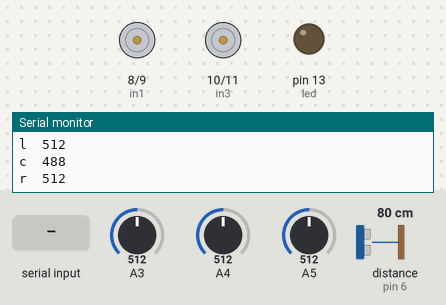
The sketch below on a simulated Arduino Uno, built with avr-gcc and run on an emulated ATmega328P. Parts: motor-driver pin pairs drawn as motors (green arrow = first pin HIGH = forward, orange = second pin HIGH = backward, longer = more drive), output pins drawn as LEDs (lit = HIGH), the last lines printed to the serial monitor. Wiring (inferred from the names in the program): ultrasonic range finder: trigger pin 2; echo pin 6. The inputs (shaded band) are chosen by the test bench; at power-on: A3 = 512, A4 = 512, A5 = 512, distance to the obstacle (sensor on pin 6) 80 cm. The echo pulse lasts 58.3 µs per cm; pins used as bus, display or sensor lines are not drawn.

Above: at 1.2 s.
1.3 s: "L" received over Serial
At 1.9 s:
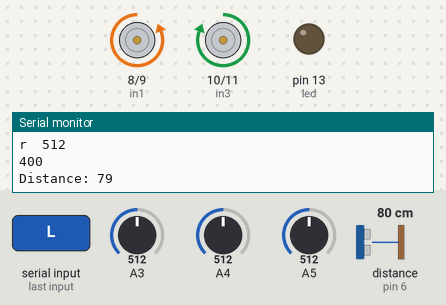
2.8 s: "R" received over Serial
At 3.4 s:
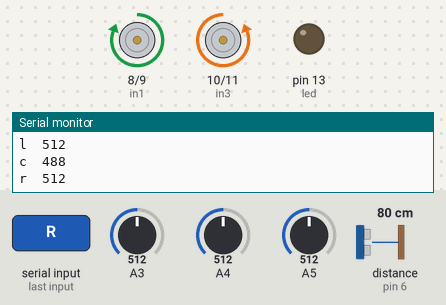
4.3 s: "G" received over Serial
At 5.4 s:
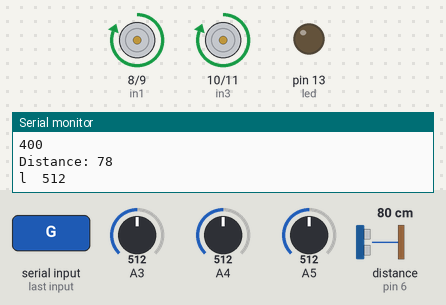
5.8 s: "H" received over Serial
At 6.9 s:
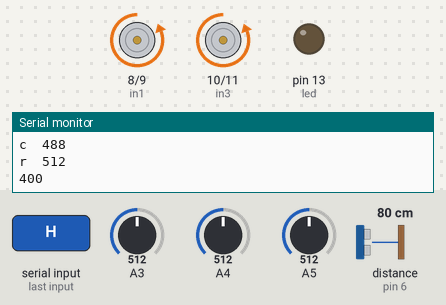
Timing chart, 0 to 8.8 s (numbered marks = the images above; inputs shaded):
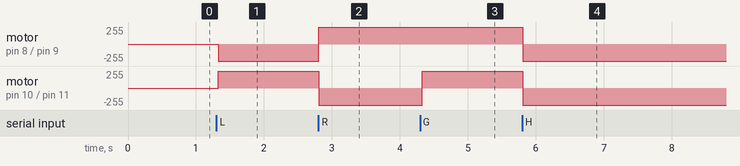

Measured:
- after the input at 1.3 s, motor on pin 8 (in1) / pin 9 (in2): stopped → backward 255/255 at once; motor on pin 10 (in3) / pin 11 (in4): stopped → forward 255/255 at once
- after the input at 2.8 s, motor on pin 8 (in1) / pin 9 (in2): backward 255/255 → forward 255/255 at once; motor on pin 10 (in3) / pin 11 (in4): forward 255/255 → backward 255/255 at once
- after the input at 4.3 s, motor on pin 10 (in3) / pin 11 (in4): backward 255/255 → forward 255/255 at once
- after the input at 5.8 s, motor on pin 8 (in1) / pin 9 (in2), motor on pin 10 (in3) / pin 11 (in4): forward 255/255 → backward 255/255 at once

The sketch:

sketch_apr21a.ino
```cpp
#include <elapsedMillis.h>


//motor A

#define in1 8
#define in2 9

//motor b

#define in3 10
#define in4 11


int r, c, l ;
const int trigPin = 2;
const int echoPin = 6;
int led = 13;
int h=2;
int b=2;
int S1=5 , S2=3; //Capital S
long duration;
int distance;
char estado ;
int spd=255;
int spd0=180;
int lfd=400;
unsigned int interval = 1000;
  elapsedMillis timeElapsed;
void setup() {
Serial.begin(9600);
pinMode(S1,OUTPUT);
pinMode(S2,OUTPUT);
pinMode(A3,INPUT);
  pinMode(A4,INPUT);
  pinMode(A5,INPUT);
 pinMode(in1, OUTPUT);
  pinMode(in2, OUTPUT);
  pinMode(in3, OUTPUT);
  pinMode(in4, OUTPUT);
  pinMode(led, OUTPUT);
pinMode(trigPin, OUTPUT); // Sets the trigPin as an Output
pinMode(echoPin, INPUT); // Sets the echoPin as an Input

}
void loop() {
// Clears the trigPin
digitalWrite(trigPin, LOW);
delayMicroseconds(2);
// Sets the trigPin on HIGH state for 10 micro seconds
digitalWrite(trigPin, HIGH);
delayMicroseconds(10);
digitalWrite(trigPin, LOW);
// Reads the echoPin, returns the sound wave travel time in microseconds
duration = pulseIn(echoPin, HIGH);
// Calculating the distance
distance= duration*0.034/2;
// Prints the distance on the Serial Monitor
Serial.print("Distance: ");
Serial.println(distance);
digitalWrite(led,LOW);
l=analogRead(A3);
c=1000-analogRead(A4);
r=analogRead(A5);
 Serial.print("l  ");
    Serial.println(analogRead(A3));
  Serial.print("c  ");
  Serial.println(1000-analogRead(A4));
  Serial.print("r  ");
  Serial.println(analogRead(A5));
   Serial.println(lfd);


if(Serial.available()>0){
estado = Serial.read();
Serial.println("bt " + estado);
}

if(estado=='L'){
 Max();
left ();

}

else if (estado=='R'){
  Max();
right ();

}
else if (estado=='G'){
  analogWrite(S1,100);
  analogWrite(S2,255);
forward ();

}
else if (estado=='I'){
  analogWrite(S2,100);
  analogWrite(S1,255);
forward ();

}
else if (estado=='H'){
  analogWrite(S1,100);
  analogWrite(S2,255);
  back();
}
else if (estado=='J'){
  analogWrite(S2,100);
  analogWrite(S1,255);
  back();
}
else if (estado=='1'){
 spd=25;
}
else if (estado=='2'){
 spd=50;
}
else if (estado=='3'){
 spd=75;
}
else if (estado=='4'){
 spd=100;
}
else if (estado=='5'){
 spd=125;
}
else if (estado=='6'){
 spd=150;
}
else if (estado=='7'){
 spd=175;
}
else if (estado=='8'){
 spd=200;
}
else if (estado=='9'){
 spd=225;
}
else if (estado=='q'){
 spd=255;
}
else if (estado=='W'){
 spd0=255;
}
else if (estado=='w'){
 spd0=210;
}
else if (estado=='U'){
 spd0=180;
}
else if (estado=='u'){
 spd0=150;
}
else if (estado=='X')
{
  lfd=200;
}
else if (estado=='x')
{
  lfd=500;
}

else if(estado=='F')
{
  Max();
forward ();

if (distance<=15)
 {


    while(timeElapsed<interval)
   {
  digitalWrite(13, HIGH);

 avoid();
   }
   timeElapsed=0;
    digitalWrite(led,LOW);
 Stop();


  }
}
else if (estado=='B')
{
  Max();
back();
}

else if (estado=='V')
{

lf ();

  }
else if (estado=='v')
{

lfd=200;
Stop();

  }
else
{
  Stop();
  }
}


void Max()
{
  analogWrite(S1,spd);
  analogWrite(S2,spd);
  }

  void forward ()
    {

     digitalWrite(in1, HIGH);
  digitalWrite(in2, LOW);
  digitalWrite(in3, HIGH);
  digitalWrite(in4, LOW);}
      void back ()
    {

      digitalWrite(in1, LOW);
  digitalWrite(in2,HIGH);
  digitalWrite(in3, LOW);
  digitalWrite(in4, HIGH);}
      void right ()
    {

      digitalWrite(in1, HIGH);
 digitalWrite(in2, LOW);
 digitalWrite(in3, LOW);
 digitalWrite(in4, HIGH);}


      void left ()
 {

     digitalWrite(in1, LOW);
  digitalWrite(in2, HIGH);
  digitalWrite(in3, HIGH);
  digitalWrite(in4, LOW);}


      void Stop ()                //care to 's' char in stop ----> capital
{
     digitalWrite(in1, LOW);
  digitalWrite(in2, LOW);
  digitalWrite(in3, LOW);
  digitalWrite(in4, LOW);}

  void avoid()
  {
     back();
      delay(500);
  right();
    delay(300);
    if (distance <20)
    {
      Stop();

   // else
  //  {
   forward();
    delay(1000);
    left();
   delay(300);
      Stop();
   /*    forward();
   delay(1000);
    left();
    delay(300);

    forward();
    delay(500);
    right();
    delay(300);
    Stop();*/
    }
    }


 void lf ()
   {
      if((c > lfd && r < lfd && l < lfd )|| (c > lfd && r> lfd && l > lfd))
  {


      analogWrite(S1,spd); analogWrite(S2,spd);
  h=1;

    forward();
     Serial.println("FFFFFF");
  }
 else if((r >lfd && c < lfd && l < lfd)||(r >lfd && c > lfd && l < lfd))
  {
   analogWrite(S1,spd0); analogWrite(S2,spd0);

   right();
    h=2;
  b=2;
 Serial.println("RRRRRRRR");

  }


  else if((l > lfd && c<lfd && r <lfd)||(l > lfd && c>lfd && r <lfd))
  {
   analogWrite(S1,spd0); analogWrite(S2,spd0);
   h=3;
  left();
  b=3;
    Serial.println("LLLLLLLLLLL");
   }

else if(c<lfd&&r<lfd&&l<lfd ||r<lfd&&l<lfd )
  {
    if (h==1)
    {  analogWrite(S1,spd0); analogWrite(S2,spd0);
     if (b==2)
     {
      left();

   }
   else if (b==3)
   {
    right ();
   }
     Serial.println("EEEEEEE1111111");
  delay(1);
     }

    if (h==2)
    {  analogWrite(S1,spd0); analogWrite(S2,spd0);


   left();
   Serial.println("EEEEEEEEEE222222222");
 // delay(1);
    }
    if (h==3)
    {

      analogWrite(S1,spd0); analogWrite(S2,spd0);
      right ();
      Serial.println("EEEEEEEE3333333333");
   //   delay(1);
      }

}}
```
